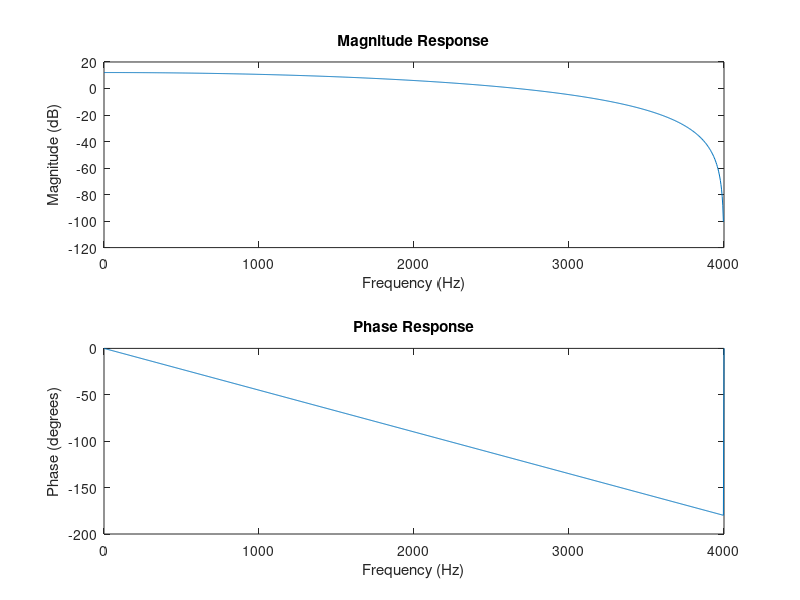
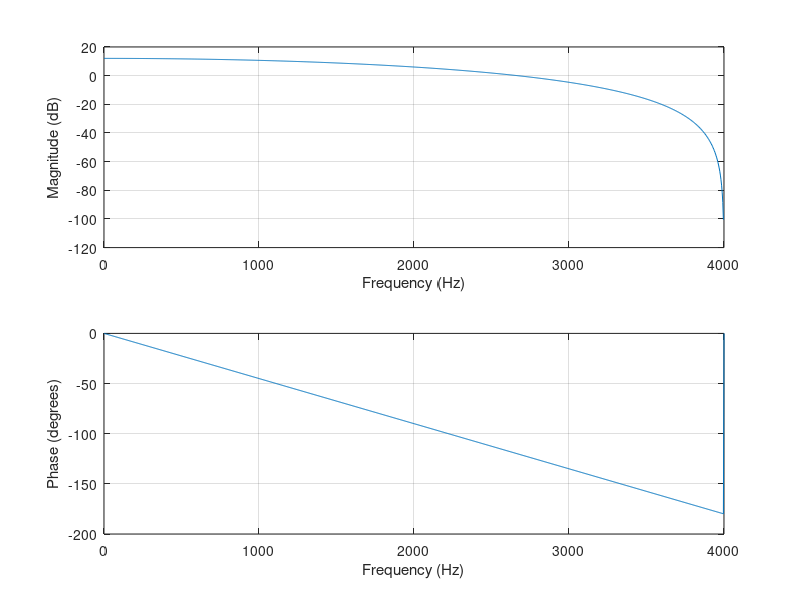

These charts were generated, in order, by the following MATLAB code:
Fs = 8000;
N = 1024; 
frequencies = linspace(0, 0.5, N);


H = 1 + 2*exp(-1j*2*pi*frequencies) + exp(-1j*4*pi*frequencies); 
magnitude = abs(H);             
phase = angle(H);                

frequency_Hz = frequencies * Fs;

figure(1);
subplot(2, 1, 1);
plot(frequency_Hz, 20*log10(magnitude));
title('Magnitude Response');
xlabel('Frequency (Hz)');
ylabel('Magnitude (dB)');

subplot(2, 1, 2);
plot(frequency_Hz, rad2deg(phase));
title('Phase Response');
xlabel('Frequency (Hz)');
ylabel('Phase (degrees)');

b = [1, 2, 1];
a = 1;

figure(2);
freqz(b, a, N, Fs);